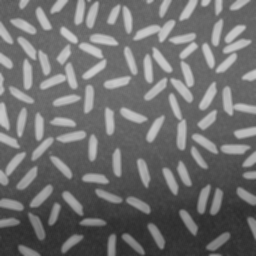
#> input picture Assignment_1/rice.png, 256 x 256 px, found by its file name
$ jupyter execute --allow-errors sobel_edge.ipynb   (older library calls are emulated)
#> lines starting #> are read from the running program, lines starting #| are printed output that depends on the picture; after the words box and inside, x2 and y2 are one past the last pixel; in counts of white or black regions, pixels touching at a corner belong together
#### Alex Masciotra
#### 260746829

### Part 2 : Edge Detection

    2.1 Sobel Edge Detection

[cell 1]
import numpy as np
import cv2
import matplotlib.pyplot as plt


#1 Effect of sharpening
#load original Rice
img_ricepath = "./rice.png"
origrice = cv2.imread(img_ricepath,cv2.IMREAD_GRAYSCALE)
#> origrice is the input picture: shape (256, 256); min 44, max 204, mean 111.2


# apply 3 by 3 Sobel
origrice_x = cv2.Sobel(origrice, cv2.CV_64F, 1, 0, ksize=3) #gradient of X
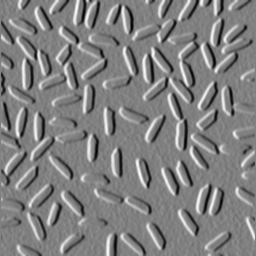
#> origrice_x: shape (256, 256) float64; min -249, max 244, mean -0.5; drawn with min black and max white
origrice_y = cv2.Sobel(origrice, cv2.CV_64F, 0, 1, ksize=3) #grad of y
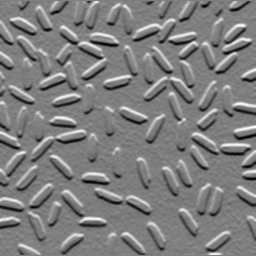
#> origrice_y: shape (256, 256) float64; min -244, max 245, mean -2; drawn with min black and max white
# magnitude and phase
origrice_m = cv2.magnitude(origrice_x, origrice_y) #magnitude of sx sy
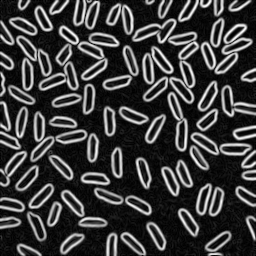
#> origrice_m: shape (256, 256) float64; min 0, max 256.1, mean 60.7; drawn with min black and max white
origrice_p = cv2.phase(origrice_x, origrice_y) #phase of sx sy
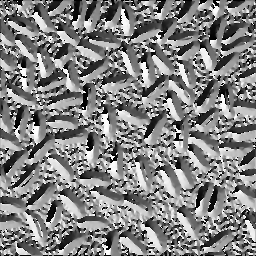
#> origrice_p: shape (256, 256) float64; min 0, max 6.28, mean 3.22; drawn with min black and max white

#apply thresholding
ret150, rice_threshold150 = cv2.threshold(origrice_m, 150, 255, cv2.THRESH_BINARY) #Thresh binary sets 0 to pixels under threshold, max higher than thresh
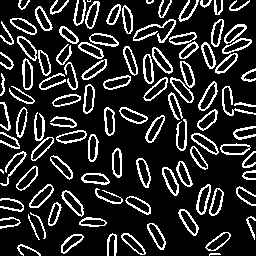
#> rice_threshold150: shape (256, 256) float64; 17.6% white in thin lines or dots
ret200, rice_threshold200 = cv2.threshold(origrice_m, 200, 255, cv2.THRESH_BINARY) #Thresh binary sets 0 to pixels under threshold, max higher than thresh
#> rice_threshold200: shape (256, 256) float64; 7.3% white in thin lines or dots


#now will load sharpened rice
#blur image with boxfilter 5 x5
blurBrice = cv2.blur(origrice, (5,5))

#blur image with gaussian variance of 2
blurGrice = cv2.GaussianBlur(origrice, (5,5), 1.41421356237)

detailsB = cv2.subtract(origrice, blurBrice) #box
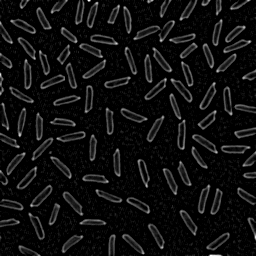
#> detailsB: shape (256, 256); min 0, max 39, mean 2.4; drawn with min black and max white
detailsG = cv2.subtract(origrice, blurGrice) #gaussian

#storing final images
finalSharpenedB = cv2.add(origrice, detailsB)
finalSharpenedG = cv2.add(origrice, detailsG)

#now apply sobel

# apply 3 by 3 Sobel
finalSharpenedB_x = cv2.Sobel(finalSharpenedB, cv2.CV_64F, 1, 0, ksize=3) #gradient of X
finalSharpenedB_y = cv2.Sobel(finalSharpenedB, cv2.CV_64F, 0, 1, ksize=3) #grad of y
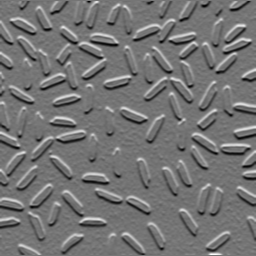
#> finalSharpenedB_y: shape (256, 256) float64; min -316, max 372, mean -2; drawn with min black and max white

finalSharpenedG_x = cv2.Sobel(finalSharpenedG, cv2.CV_64F, 1, 0, ksize=3) #gradient of X
finalSharpenedG_y = cv2.Sobel(finalSharpenedG, cv2.CV_64F, 0, 1, ksize=3) #grad of y

#calculate magnitudes
finalSharpenedB_m = cv2.magnitude(finalSharpenedB_x, finalSharpenedB_y) #magnitude of sx sy
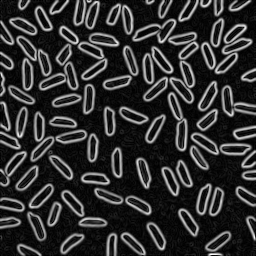
#> finalSharpenedB_m: shape (256, 256) float64; min 0, max 374.4, mean 70.6; drawn with min black and max white
finalSharpenedB_p = cv2.phase(finalSharpenedB_x, finalSharpenedB_y) #phase of sx sy
finalSharpenedG_m = cv2.magnitude(finalSharpenedG_x, finalSharpenedG_y) #magnitude of sx sy
finalSharpenedG_p = cv2.phase(finalSharpenedG_x, finalSharpenedG_y) #phase of sx sy
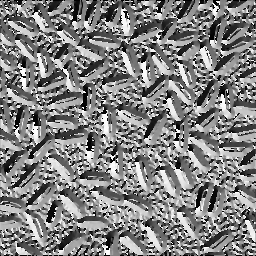
#> finalSharpenedG_p: shape (256, 256) float64; min 0, max 6.28, mean 3.21; drawn with min black and max white

#apply thresholding to sharpened images

#box filter sharpened
retB150, riceSharpenedB_threshold150 = cv2.threshold(finalSharpenedB_m, 150, 255, cv2.THRESH_BINARY) #Thresh binary sets 0 to pixels under threshold, max higher than thresh
#> riceSharpenedB_threshold150: shape (256, 256) float64; 19.8% white in thin lines or dots
retB200, riceSharpenedB_threshold200 = cv2.threshold(finalSharpenedB_m, 200, 255, cv2.THRESH_BINARY) #Thresh binary sets 0 to pixels under threshold, max higher than thresh
#> riceSharpenedB_threshold200: shape (256, 256) float64; 14% white in thin lines or dots

#Gaus filter sharpened
retG150, riceSharpenedG_threshold150 = cv2.threshold(finalSharpenedG_m, 150, 255, cv2.THRESH_BINARY) #Thresh binary sets 0 to pixels under threshold, max higher than thresh
#> riceSharpenedG_threshold150: shape (256, 256) float64; 19.3% white in thin lines or dots
retG200, riceSharpenedG_threshold200 = cv2.threshold(finalSharpenedG_m, 200, 255, cv2.THRESH_BINARY) #Thresh binary sets 0 to pixels under threshold, max higher than thresh
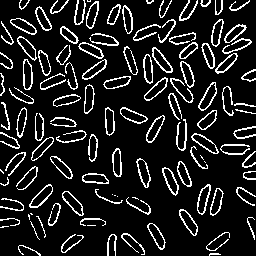
#> riceSharpenedG_threshold200: shape (256, 256) float64; 12.9% white in thin lines or dots


# now will graph these results

plt.figure(figsize = (15, 15))
plt.subplot(331), plt.imshow(origrice, cmap="gray")
plt.title("Original Rice"), plt.xticks([]), plt.yticks([])
plt.subplot(332), plt.imshow(rice_threshold150, cmap = "gray")
plt.title("Orig Sobel Rice Thresh150"), plt.xticks([]), plt.yticks([])
plt.subplot(333), plt.imshow(rice_threshold200, cmap = "gray")
plt.title("Orig Sobel Rice Thresh200"), plt.xticks([]), plt.yticks([])
plt.subplot(334), plt.imshow(finalSharpenedB, cmap = "gray")
plt.title("SharpBox Rice"), plt.xticks([]), plt.yticks([])
plt.subplot(335), plt.imshow(riceSharpenedB_threshold150, cmap = "gray")
plt.title("SharpBox Rice Thresh150"), plt.xticks([]), plt.yticks([])
plt.subplot(336), plt.imshow(riceSharpenedB_threshold200, cmap = "gray")
plt.title("SharpBox Rice Thresh200"), plt.xticks([]), plt.yticks([])
plt.subplot(337), plt.imshow(finalSharpenedG, cmap = "gray")
plt.title("SharpGox Rice"), plt.xticks([]), plt.yticks([])
plt.subplot(338), plt.imshow(riceSharpenedG_threshold150, cmap = "gray")
plt.title("SharpGox Rice Thresh150"), plt.xticks([]), plt.yticks([])
plt.subplot(339), plt.imshow(riceSharpenedG_threshold200, cmap = "gray")
plt.title("SharpGox Rice Thresh200"), plt.xticks([]), plt.yticks([])

plt.show()
